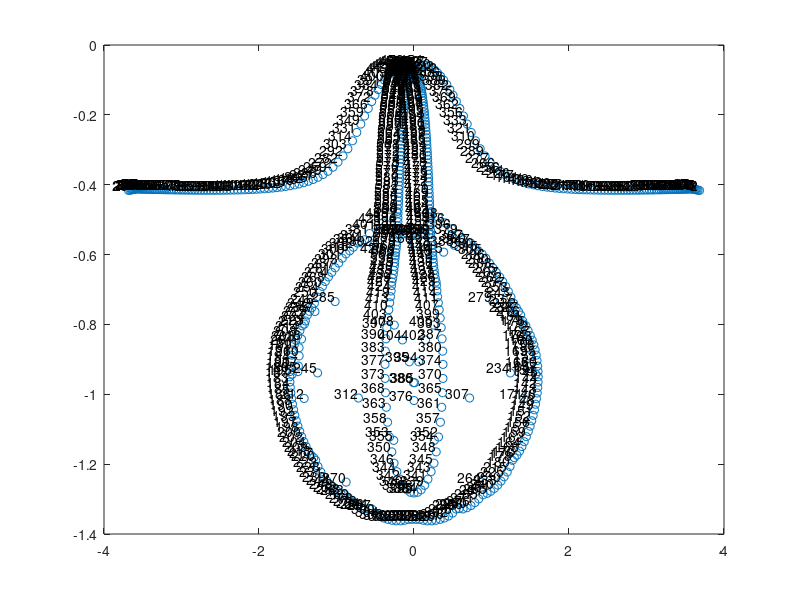
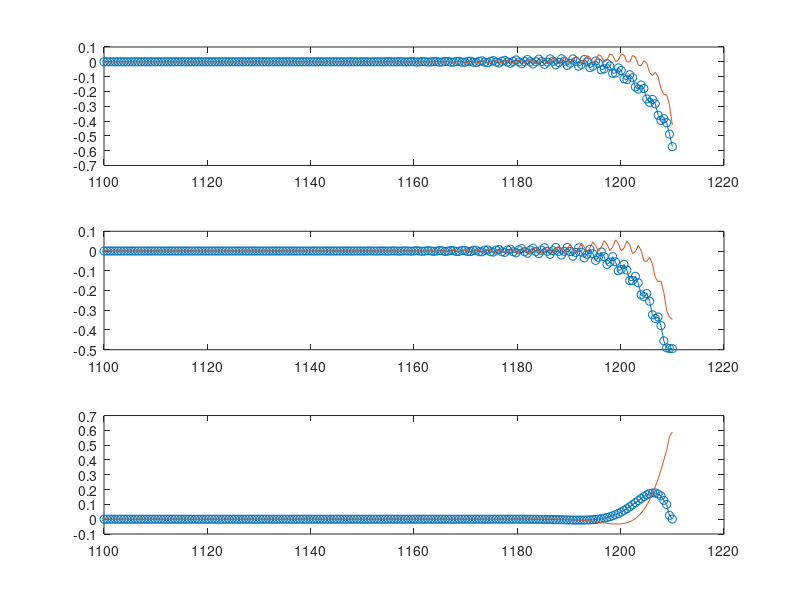
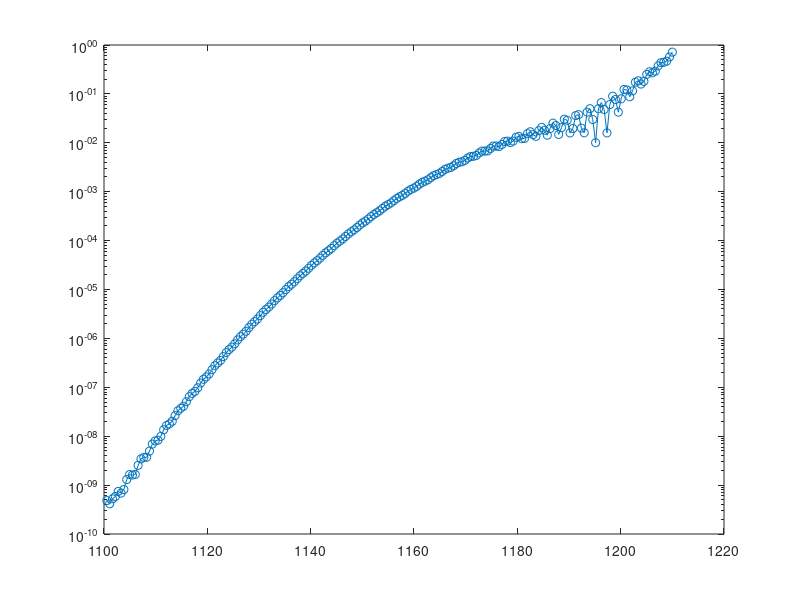

Source code (MATLAB) for these figures, in order:
clc
clear

% Origin input parameters
Fr=1.02;
Res=8.45;
Gam=0.05877;

% Nspace=101;%400
Nspace=201;%300
% Nspace default 200
Aint=1100;
Aend=1210; %nondimension length by rint -> hsref
A=linspace(Aint,Aend,Nspace);
h=(Aend-Aint)/(Nspace-1);%each interval length

sc1=deg2rad(20.9);
sc2=deg2rad(32.76);
sc=deg2rad(29); %倾角
charL=0.825e-3;
beta=0.136;
g=9.8;
%C=5/4; %profile shape coeff.
    nu=(2/9)*(charL/beta)*sqrt(g)*(sin(sc)/sqrt(cos(sc)))*((tan(sc2)-tan(sc))/(tan(sc)-tan(sc1)));
    gammastar=(tan(sc2)-tan(sc))/(tan(sc)-tan(sc1));
    gamma=(beta/charL)*(g*cos(sc))^(1/2);

% Downstream info.
    usref=(Fr*Res*nu*(g*cos(sc))^(1/2))^(1/2);
    hsref=(Res/Fr)*nu/(g*cos(sc))^(1/2);
    Rint=hsref;
    aend=Aend*Rint;
    a=A.*Rint; %real a
    %Q/2pi here determined by init Fr and Res from 'infty' downstream
    q0=aend*cos(sc)*hsref*usref;
    hs=(q0*gammastar./(gamma.*a)).^(2/5);
    us=(gamma/gammastar).*hs.^(3/2);%gammastar是文章里的gamma

%use downstream as ref value of h and u
rint=hsref;
uint=usref;

%New nondimen Numbers
F0=uint/(g*rint*cos(sc))^(1/2);
R0=(uint*(rint)^(1/2))/nu;
% us,hs maybe changed when not steady uniform base flow
Us=us./uint;
Hs=hs./rint;
    
    G=gammastar;
    eta=0.01*tan(sc1)+(tan(sc2)-tan(sc1))/(1+G);
    Gamp=(G./((1+G).^2)).*(tan(sc2)-tan(sc1));
%     eta=0;
 % Mark coeffs.
 F=F0;
 R=R0;
 C=5/4;
 %B default 2.6 ~ K2 0.01
 B=2.6;
 X2=1/cos(sc);
 
%  plot(A,Us,'o')
%  hold on
 
 %%
 
 
% Examine Hs-A basic flow
%  plot(A,Hs./A,'-o')
%  hold on
L1=Us./(2.*h);
L2=Hs./(2.*h);
L3=Us./A;
L4=Hs./A;
L5=1i.*B.*X2.*Hs./A;
L6=-Us./(2.*h);
L7=-Hs./(2.*h);

L8=1./(2.*(F.^2).*h).*ones(1,Nspace);

L9=(C.*Us./(2.*h))-(1/R).*(Hs.^(1/2))./(h.^2);
L10=-(3/2).*(Gamp./(F.^2))./Hs;
L11=2.*Us./A+(Gamp./(F.^2))./Us+(1/R).*(Hs.^(1/2)).*(2./(h.^2))+(1/R).*(Hs.^(1/2)).*((B.*X2).^2)./(A.^2);
L12=1i.*B.*X2.*Us./A;

L13=-1./(2.*(F.^2).*h).*ones(1,Nspace);

L14=-(C.*Us./(2.*h))-(1/R).*(Hs.^(1/2))./(h.^2);
L15=Us./(2.*h)-(1/R).*(Hs.^(1/2))./(h.^2);
L16=1i.*(1/(F.^2)).*B.*X2./A;
L17=(eta./F.^2)./Us+(1/R).*(Hs.^(1/2)).*(2./(h.^2))+(1/R).*(Hs.^(1/2)).*((B.*X2).^2)./(A.^2);
L18=-Us./(2.*h)-(1/R).*(Hs.^(1/2))./(h.^2);

%倒数第三行的h系数
M1=Us(1,Nspace)./(2.*h);
M2=Hs(1,Nspace)./(2.*h);
M3=(-4.*Us(1,Nspace))./(2.*h);
M4=(-4.*Hs(1,Nspace))./(2.*h);
M5=((3.*Us(1,Nspace))./(2.*h))+Us(1,Nspace)./A(1,Nspace);
M6=((3.*Hs(1,Nspace))./(2.*h))+Hs(1,Nspace)./A(1,Nspace);
M7=1i.*B.*X2.*Hs(1,Nspace)./A(1,Nspace);

K1=3./(2.*h);
K2=-2./h;
K3=1./(2.*h);

% K1 = 1;
% K2 = 0;
% K3 = 0;


% init LHS and RHS
MATSIZE=(Nspace).*3;
LHS=zeros(MATSIZE);
rHS=zeros(MATSIZE);

lg=1;%LHS counting switch times (current location)
lkg=1;%counting every 3 rows

for i=1:MATSIZE
    if lkg==4
        lkg=1;
        lg=lg+1;
    end
    for j=1:MATSIZE
        if lg==1 %left B.C.s
            if lkg==1
                LHS(i,1)=1;
            end
            if lkg==2
                LHS(i,2)=1;
            end
            if lkg==3
                LHS(i,3)=1;
            end
        
        elseif lg==Nspace %right B.C.s
            if lkg==1
%                 LHS(i,3*lg-2)=K1;
%                 LHS(i,3*(lg-1)-2)=K2;
%                 LHS(i,3*(lg-2)-2)=K3;
                  
                LHS(i,3*lg)=M7;
                LHS(i,3*lg-1)=M6;
                LHS(i,3*lg-2)=M5;
                LHS(i,3*(lg-1)-1)=M4;
                LHS(i,3*(lg-1)-2)=M3;
                LHS(i,3*(lg-2)-1)=M2;
                LHS(i,3*(lg-2)-2)=M1;
            end
            if lkg==2
                LHS(i,3*lg-1)=K1;
                LHS(i,3*(lg-1)-1)=K2;
                LHS(i,3*(lg-2)-1)=K3;
            end
            if lkg==3
                LHS(i,3*lg)=K1;
                LHS(i,3*(lg-1))=K2;
                LHS(i,3*(lg-2))=K3;
            end
        else % interior points
            if lkg==1
                LHS(i,3*(lg+1)-1)=L2(1,lg);
                LHS(i,3*(lg+1)-2)=L1(1,lg);
                LHS(i,3*lg)=L5(1,lg);
                LHS(i,3*lg-1)=L4(1,lg);
                LHS(i,3*lg-2)=L3(1,lg);
                LHS(i,3*(lg-1)-1)=L7(1,lg);
                LHS(i,3*(lg-1)-2)=L6(1,lg);
            end
            if lkg==2
                LHS(i,3*(lg+1)-1)=L9(1,lg);
                LHS(i,3*(lg+1)-2)=L8(1,lg);
                LHS(i,3*lg)=L12(1,lg);
                LHS(i,3*lg-1)=L11(1,lg);
                LHS(i,3*lg-2)=L10(1,lg);
                LHS(i,3*(lg-1)-1)=L14(1,lg);
                LHS(i,3*(lg-1)-2)=L13(1,lg);
            end
            if lkg==3
                LHS(i,3*(lg+1))=L15(1,lg);
                LHS(i,3*lg)=L17(1,lg);
                LHS(i,3*lg-2)=L16(1,lg);
                LHS(i,3*(lg-1))=L18(1,lg);
            end
        end
    end
    lkg=lkg+1;
end
        
for i=1:MATSIZE
    for j=1:MATSIZE
        if i==j
            if i>3
                if i<3*Nspace-1
                    rHS(i,j)=1;
                end
            end
        end
    end
end

RHS=1i.*rHS;
%%
[V,D]=eig(LHS,RHS);
% [V,D]=eigs(LHS,RHS,3*Nspace-5,'smallestabs');
% [V,D]=eigs(LHS,RHS,50,'smallestabs');
Omegalist=diag(D);
%%
figure()
realOme=real(Omegalist);
imagOme=imag(Omegalist);
plot(realOme,imagOme,'o')
hold on
% legend('200','400','600')
for i = 1:1:length(Omegalist)
    text(realOme(i), imagOme(i), num2str(i), 'VerticalAlignment','bottom', 'HorizontalAlignment','right');
end

% hold off;

%%
% figure()
TRY=472;
for i=1:MATSIZE/3
    AlphaH(i,1)=V((i-1)*3+1,TRY);
    AlphaU(i,1)=V((i-1)*3+2,TRY);
    AlphaV(i,1)=V((i-1)*3+3,TRY);
end
% plot(Ahalf,AlphaH,'-o')
% figure()
% plot(Ahalf,AlphaU)
% figure()

figure()
subplot(3,1,1)
plot(A(1:end),real(AlphaH),'-o')
hold on
plot(A(1:end),imag(AlphaH))
hold on

subplot(3,1,2)
plot(A(1:end),real(AlphaU),'-o')
hold on
plot(A(1:end),imag(AlphaU))
hold on

subplot(3,1,3)
plot(A(1:end),real(AlphaV),'-o')
hold on
plot(A(1:end),imag(AlphaV))
hold on

%%
AbsU=abs(AlphaH);
figure()

semilogy(A,AbsU,'-o')

%%


% verification of LHS mat

% for i=1:MATSIZE
%     if lkg==4
%         lkg=1;
%         lg=lg+1;
%     end
%     for j=1:MATSIZE
%         if lg==1 %left B.C.s
%             if lkg==1
%                 LHS(i,1)=1;
%             end
%             if lkg==2
%                 LHS(i,2)=1;
%             end
%             if lkg==3
%                 LHS(i,3)=1;
%             end
%         
%         elseif lg==Nspace %right B.C.s
%             if lkg==1
%                 LHS(i,3*lg-2)=1000;
%                 LHS(i,3*(lg-1)-2)=2000;
%                 LHS(i,3*(lg-2)-2)=3000;
%             end
%             if lkg==2
%                 LHS(i,3*lg-1)=1000;
%                 LHS(i,3*(lg-1)-1)=2000;
%                 LHS(i,3*(lg-2)-1)=3000;
%             end
%             if lkg==3
%                 LHS(i,3*lg)=1000;
%                 LHS(i,3*(lg-1))=2000;
%                 LHS(i,3*(lg-2))=3000;
%             end
%         else % interior points
%             if lkg==1
%                 LHS(i,3*(lg+1)-1)=2;
%                 LHS(i,3*(lg+1)-2)=1;
%                 LHS(i,3*lg)=5;
%                 LHS(i,3*lg-1)=4;
%                 LHS(i,3*lg-2)=3;
%                 LHS(i,3*(lg-1)-1)=7;
%                 LHS(i,3*(lg-1)-2)=6;
%             end
%             if lkg==2
%                 LHS(i,3*(lg+1)-1)=9;
%                 LHS(i,3*(lg+1)-2)=8;
%                 LHS(i,3*lg)=12;
%                 LHS(i,3*lg-1)=11;
%                 LHS(i,3*lg-2)=10;
%                 LHS(i,3*(lg-1)-1)=14;
%                 LHS(i,3*(lg-1)-2)=13;
%             end
%             if lkg==3
%                 LHS(i,3*(lg+1))=15;
%                 LHS(i,3*lg)=17;
%                 LHS(i,3*lg-2)=16;
%                 LHS(i,3*(lg-1))=18;
%             end
%         end
%     end
%     lkg=lkg+1;
% end









 
 